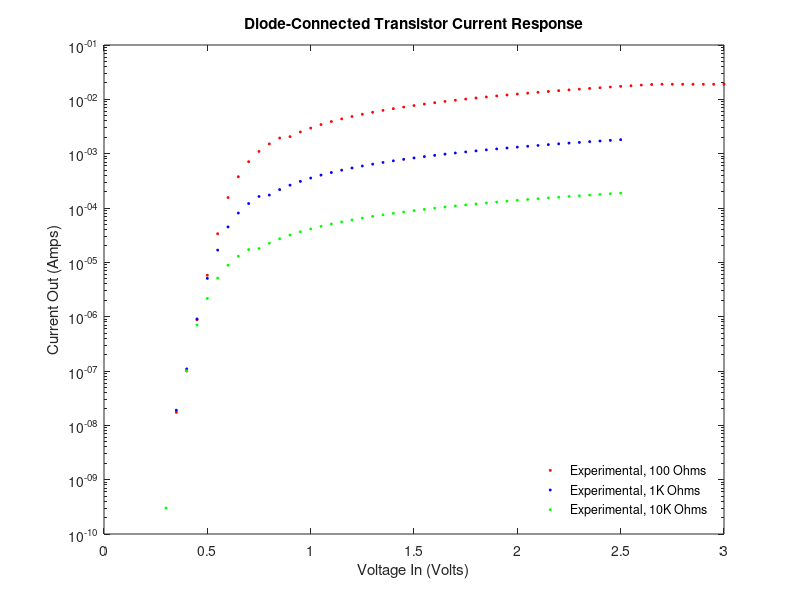

Recreate this plot in MATLAB.
clear
load('collected_data.mat');
% R=100
p100 = polyfit(Vin_Exp2_100, log(Iout_Exp2_100), 1);
Ut100 = real(1/p100(1));
Is100 = real(exp(p100(2)));

p1K = polyfit(Vin_Exp2_1K, log(Iout_Exp2_1K), 1);
Ut1K = 1/p1K(1);
Is1K = exp(p1K(2));

p10K = polyfit(Vin_Exp2_100, log(Iout_Exp2_100), 1);
Ut10K = 1/p10K(1);
Is10K = exp(p10K(2));

Ion100 = Ut100/100
Ion1K = Ut1K/1000;
Ion10K = Ut10K/10000;

Von100 = Ut100 * log(Ion100/Is100);
VonIndex100 = 41;
Von1K = Ut1K * log(Ion1K/Is1K);
Von10K = Ut10K * log(Ion10K/Is10K);
%% 
% First plot : Voltage - Voltage
% Experimental 
load('collected_data.mat');

plot(Vin_Exp2_100, Vout_Exp2_100, '*r','MarkerSize',2);
hold on;
plot(Vin_Exp2_1K, Vout_Exp2_1K, '*b','MarkerSize',2);
plot(Vin_Exp2_10K, Vout_Exp2_10K, '*g','MarkerSize',2);
% Theoretical will be some piecewise function.

% TODO Theoretical fits for voltage-voltage plot.



title( "Diode-Connected Transistor Voltage Response");
ylabel("Voltage Out (Volts)");
xlabel("Voltage In (Volts)");

legend('Experimental, 100 Ohms', 'Experimental, 1K Ohms','Experimental, 10K Ohms','Theoretical, 100 Ohms', 'Theoretical, 1K Ohms','Theoretical, 10K Ohms')
legend('boxoff')
legend('Location','southeast')


hold off;
%% Current-Voltage Plot
%% 
% First plot : Current - Voltage Semilog plot
% Experimental 
load('collected_data.mat');

semilogy(Vin_Exp2_100, Iout_Exp2_100, '*r','MarkerSize',2);
hold on;
semilogy(Vin_Exp2_1K, Iout_Exp2_1K, '*b','MarkerSize',2);
semilogy(Vin_Exp2_10K, Iout_Exp2_10K, '*g','MarkerSize',2);
% Theoretical will be some piecewise function.

% TODO Theoretical fits for current-voltage plot.



title( "Diode-Connected Transistor Current Response");
ylabel("Current Out (Amps)");
xlabel("Voltage In (Volts)");

legend('Experimental, 100 Ohms', 'Experimental, 1K Ohms','Experimental, 10K Ohms','Theoretical, 100 Ohms', 'Theoretical, 1K Ohms','Theoretical, 10K Ohms')
legend('boxoff')
legend('Location','southeast')


hold off;
%%

